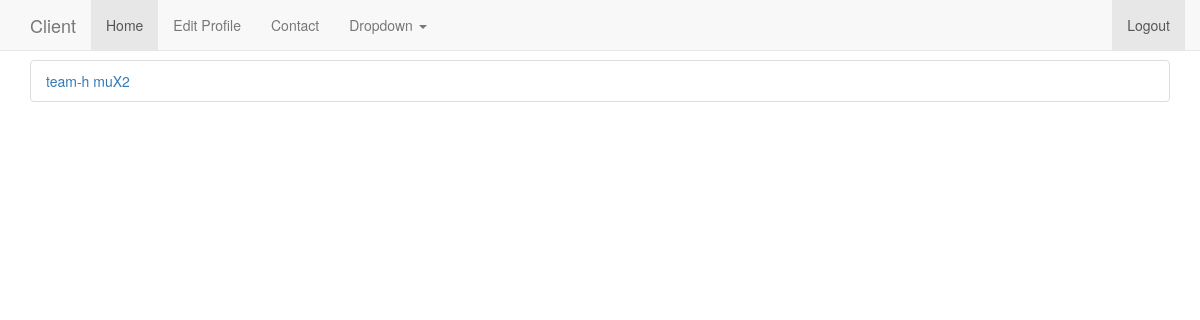
Page /account/ (signed in) on the earlier database version.
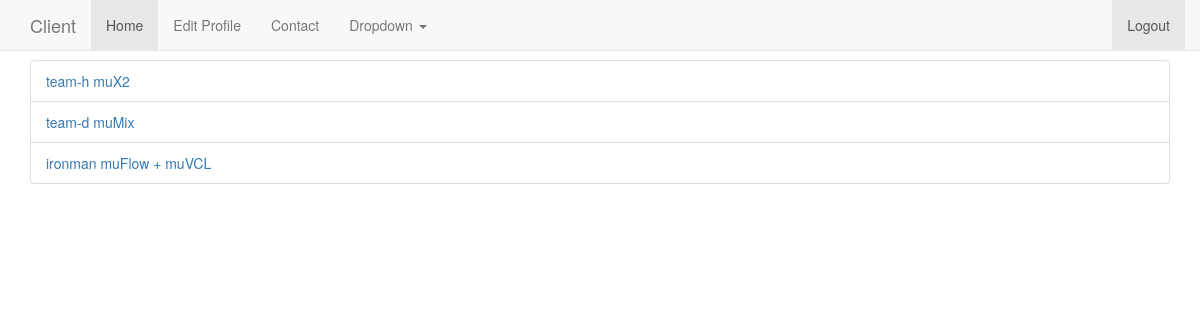
Same page on the later database version.
### accounts/models.py (models this page shows)
class Folder(models.Model):
    project = models.ForeignKey(Project)
    team = models.ForeignKey(User, limit_choices_to={'groups__name': 'ironmen'}, related_name='proj_team' )
    client = models.ForeignKey(User, limit_choices_to={'groups__name': 'Client'}, related_name='proj_client')
    mentor = models.CharField(default='', max_length=40)
    prob_stat = models.TextField()
    vertical = models.CharField(max_length=20)
    def __str__(self):
        return str(self.team) + " " + str(self.project)

class Project(models.Model):
    product_name = models.CharField(max_length=30)
    timeInWeeks  = models.IntegerField(default=0)
    def __str__(self):
        return self.product_name

### accounts/views.py (the view)
def home(request):
    try:
        if request.user.groups.all()[0].name == 'ironmen':
            projects = Folder.objects.filter(team=request.user)
            return render(request, 'accounts/home.html',
                          {'projects':projects})
        else:
            teams = Folder.objects.filter(client=request.user)
            return render(request, 'accounts/viewTeams.html', {'teams': teams})
    except:
        raise Http404()

### accounts/templates/accounts/viewTeams.html
{% extends 'base.html' %}
{% block body %}
    <ul class="list-group">
        {% for team in teams %}
            <li class="list-group-item">
                <a href="/account/{{ team.project.id }}/{{ team.team }}">
                    {{ team }}</a></li>
        {% endfor %}
    </ul>
{% endblock %}

### accounts/templates/base.html (shortened to what this page needs)
<head>
    <link rel="stylesheet"
          href="https://maxcdn.bootstrapcdn.com/bootstrap/3.3.7/css/bootstrap.min.css"
>
    <nav class="navbar navbar-default navbar-fixed-top">
      <div class="container">
        <div class="navbar-header">
          <a class="navbar-brand" href="#">{{ user }}</a>
        </div>
        <div id="navbar" class="navbar-collapse collapse">
          <ul class="nav navbar-nav">
            <li class="active"><a href="/account/">Home</a></li>
            <li><a href="/account/edit_userprofile/">Edit Profile</a></li>
            <li><a href="#contact">Contact</a></li>
            <li class="dropdown">
              <a href="#" class="dropdown-toggle" data-toggle="dropdown" role="button" aria-haspopup="true" aria-expanded="false">Dropdown <span class="caret"></span></a>
            </li>
          </ul>
          <ul class="nav navbar-nav navbar-right">
              {% if not user.is_authenticated %}
                  <li class="active"><a href="/account/register/">Register<span class="sr-only">(current)</span></a></li>
                  <li class="active"><a href="/account/login/">Login<span class="sr-only">(current)</span></a></li>
              {% else %}
                  <li class="active"><a href="/account/logout/">Logout<span class="sr-only">(current)</span></a></li>
              {% endif %}
          </ul>
        </div>
      </div>
    </nav>
    {% block head %}
        base head
     {% endblock %}
</head><!DOCTYPE html>
<html lang="en">
  <body>
  <br><br><br>
    <div class="container">
          {% block body %}{% endblock %}
    </div>
  </body>
</html>

Differences in the rows shown:
added Folder: team+project "team-d muMix"
added Folder: team+project "ironman muFlow + muVCL"
